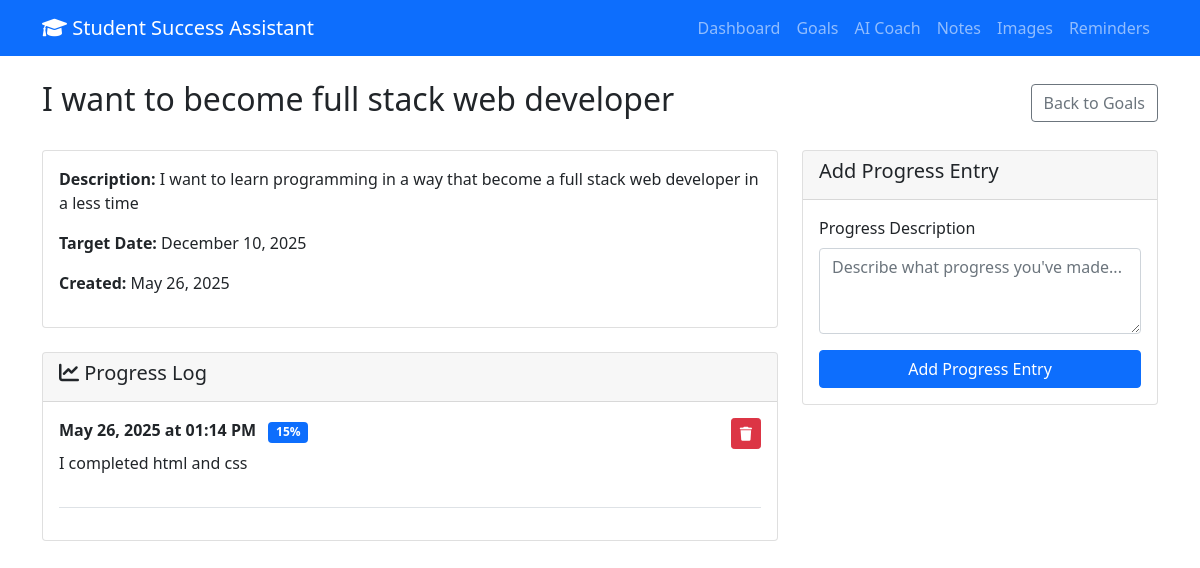
Page /goal/1 on the committed database.
### app.py (models this page shows)
class Goal(db.Model):
    id = db.Column(db.Integer, primary_key=True)
    title = db.Column(db.String(200), nullable=False)
    description = db.Column(db.Text, nullable=False)
    target_date = db.Column(db.Date, nullable=False)
    created_at = db.Column(db.DateTime, default=datetime.utcnow)
    completed = db.Column(db.Boolean, default=False)
    progress_entries = db.relationship('ProgressEntry', backref='goal', lazy=True)
    reminders = db.relationship('Reminder', backref='goal', lazy=True)

class ProgressEntry(db.Model):
    id = db.Column(db.Integer, primary_key=True)
    goal_id = db.Column(db.Integer, db.ForeignKey('goal.id'), nullable=False)
    entry_text = db.Column(db.Text, nullable=False)
    timestamp = db.Column(db.DateTime, default=datetime.utcnow)
    progress_percentage = db.Column(db.Integer, default=0)

### app.py (the view)
@app.route('/goal/<int:goal_id>')
def view_goal(goal_id):
    goal = Goal.query.get_or_404(goal_id)
    progress_entries = ProgressEntry.query.filter_by(goal_id=goal_id).order_by(ProgressEntry.timestamp.desc()).all()
    return render_template('view_goal.html', goal=goal, progress_entries=progress_entries)

### templates/view_goal.html
{% extends "base.html" %}
{% block content %}
<div class="d-flex justify-content-between align-items-center mb-4">
    <h2>{{ goal.title }}</h2>
    <a href="{{ url_for('goals') }}" class="btn btn-outline-secondary">Back to Goals</a>
</div>
<div class="row">
    <div class="col-lg-8">
        <div class="card">
            <div class="card-body">
                <p><strong>Description:</strong> {{ goal.description }}</p>
                <p><strong>Target Date:</strong> {{ goal.target_date.strftime('%B %d, %Y') }}</p>
                <p><strong>Created:</strong> {{ goal.created_at.strftime('%B %d, %Y') }}</p>
            </div>
        </div>
        <div class="card mt-4">
            <div class="card-header">
                <h5><i class="fas fa-chart-line"></i> Progress Log</h5>
            </div>
            <div class="card-body">
                {% for entry in progress_entries %}
                <div class="border-bottom pb-3 mb-3">
                    <div class="d-flex justify-content-between align-items-start">
                        <div>
                            <strong>{{ entry.timestamp.strftime('%B %d, %Y at %I:%M %p') }}</strong>
                            <span class="badge bg-primary ms-2">{{ entry.progress_percentage }}%</span>
                            <p class="mt-2">{{ entry.entry_text }}</p>
                        </div>
                        <form action="{{ url_for('delete_progress', progress_id=entry.id) }}"
                              method="POST"
                              class="ms-2"
                              onsubmit="return confirm('Are you sure you want to delete this progress entry?');">
                            <button type="submit" class="btn btn-danger btn-sm">
                                <i class="fas fa-trash"></i>
                            </button>
                        </form>
                    </div>
                </div>
                {% endfor %}
            </div>
        </div>
    </div>
    <div class="col-lg-4">
        <div class="card">
            <div class="card-header">
                <h5>Add Progress Entry</h5>
            </div>
            <div class="card-body">
                <form method="POST" action="{{ url_for('add_progress', goal_id=goal.id) }}">
                    <div class="mb-3">
                        <label for="entry_text" class="form-label">Progress Description</label>
                        <textarea class="form-control" id="entry_text" name="entry_text"
                                  rows="3" required
                                  placeholder="Describe what progress you've made..."></textarea>
                    </div>
                    <button type="submit" class="btn btn-primary w-100">Add Progress Entry</button>
                </form>
            </div>
        </div>
    </div>
</div>
{% endblock %}

### rows in the picture
Goal: title "I want to become full stack web developer", description "I want to learn programming in a way that become a full stack web developer in a less time", target_date "December 10, 2025", created_at "May 26, 2025"
ProgressEntry: timestamp "May 26, 2025 at 01:14 PM", progress_percentage "15", entry_text "I completed html and css"
